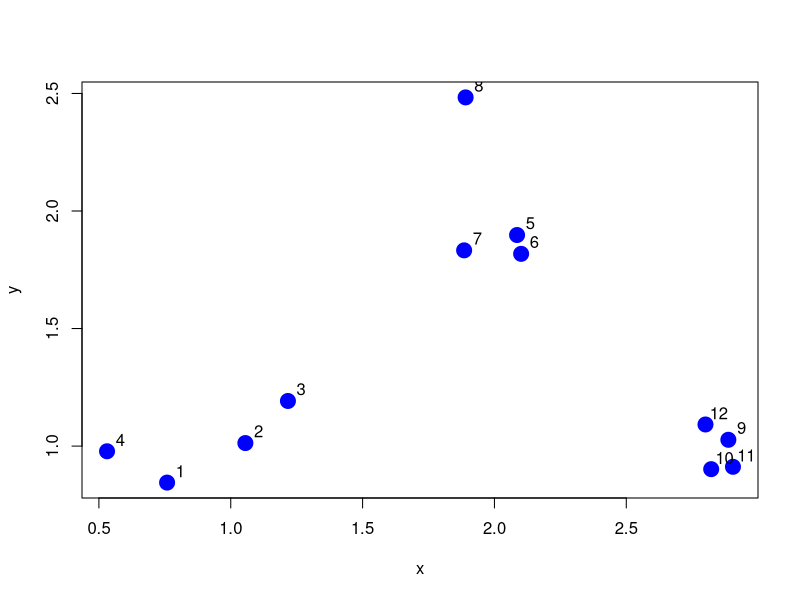
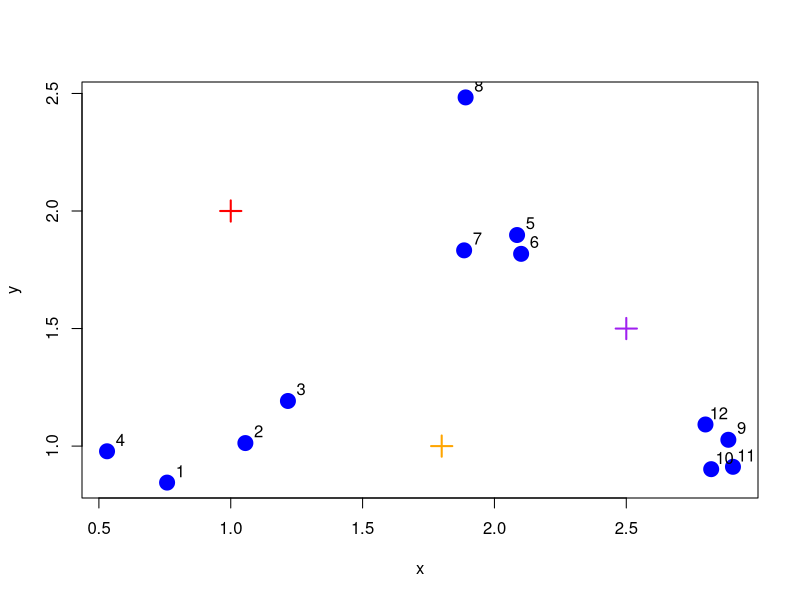
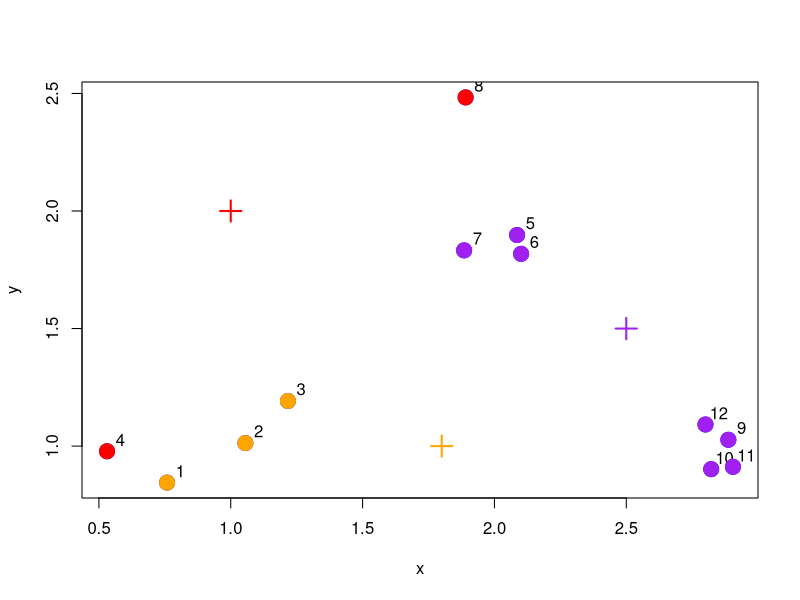
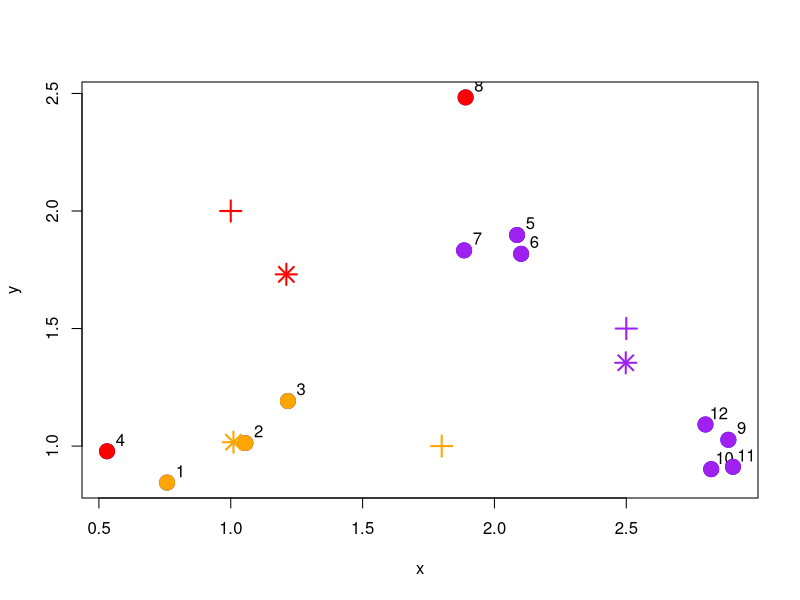
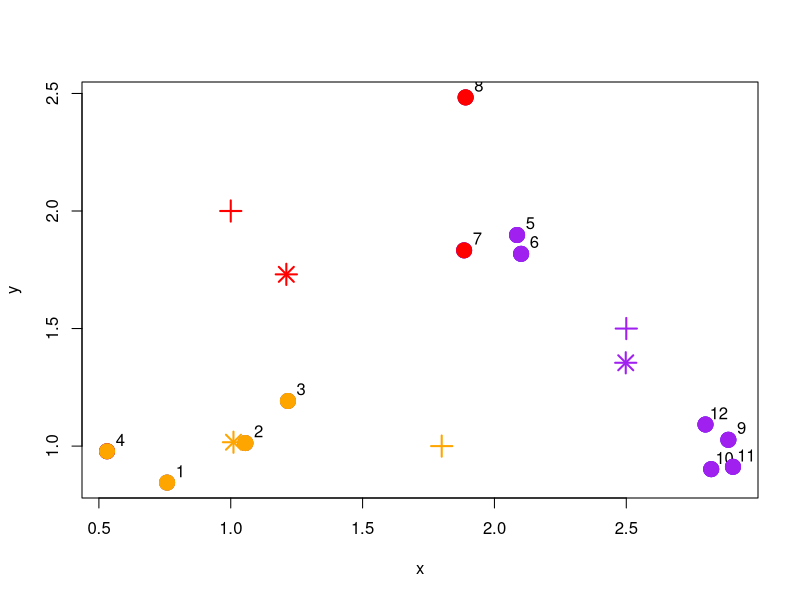
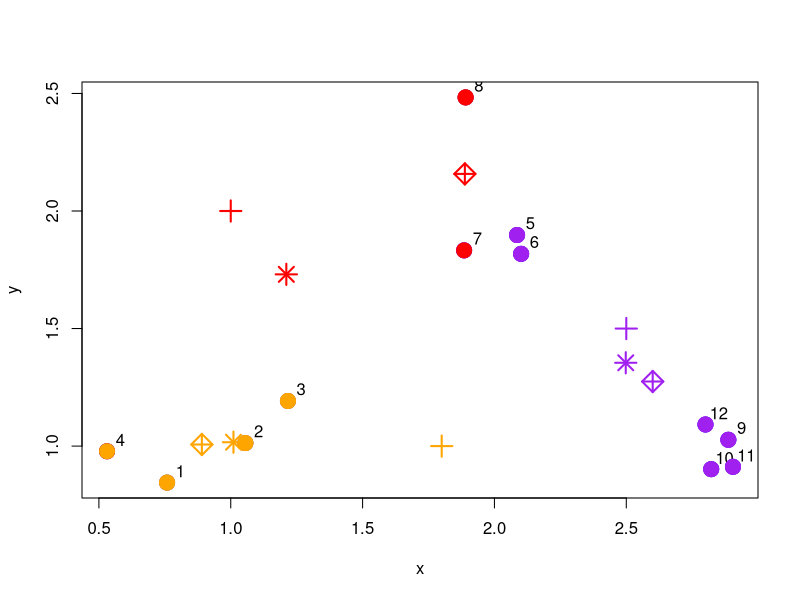
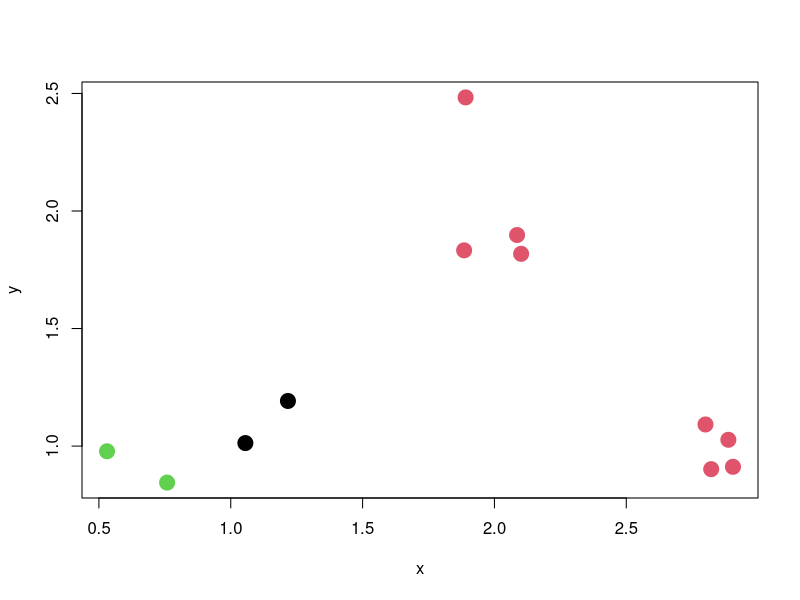
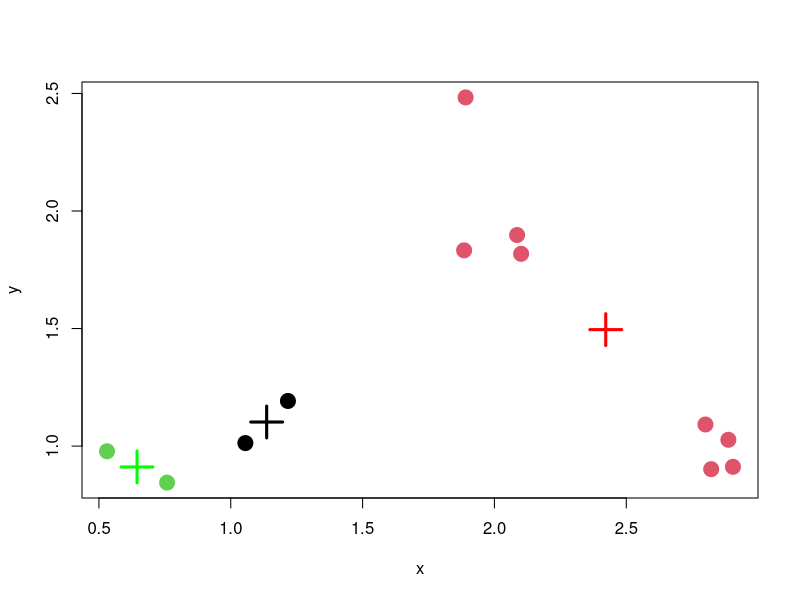

Source code (R) for these figures, in order:
## ---- chunk 1
library(ggplot2)
library(fields)
library(jpeg)
library(datasets)
## ---- chunk 2

set.seed(1234)
 x <- rnorm(12, rep(1:3, each = 4), 0.2)
 y <- rnorm(12, rep(c(1, 2, 1), each = 4), 0.2)
plot(x, y, col = "blue", pch = 19, cex = 2)
text(x + 0.05, y + 0.05, labels = as.character(1:12))

## ---- chunk 3
cx<-c(1,1.8,2.5)
cy<-c(2,1,1.5)
cmat<-rbind(cx,cy)
## ---- chunk 4
plot(x, y, col = "blue", pch = 19, cex = 2)
text(x + 0.05, y + 0.05, labels = as.character(1:12))
points(cx,cy,col=c("red","orange","purple"),pch=3,cex=2,lwd=2) 
## ---- chunk 5
mdist<-function(x,y,cx,cy){
  distTmp <- matrix(NA,nrow=3,ncol=12)
  distTmp[1,] <- (x-cx[1])^2 + (y-cy[1])^2
  distTmp[2,] <- (x-cx[2])^2 + (y-cy[2])^2
  distTmp[3,] <- (x-cx[3])^2 + (y-cy[3])^2  
  return(distTmp)
}
## ---- chunk 6
distTmp<-mdist(x,y,cx,cy)
distTmp
## ---- chunk 7
newClust<-apply(distTmp,2,which.min)
## ---- chunk 8
cols1<-c("red"   , "orange", "purple")
plot(x, y, col = "blue", pch = 19, cex = 2)
text(x + 0.05, y + 0.05, labels = as.character(1:12))
points(cx,cy,col=c("red","orange","purple"),pch=3,cex=2,lwd=2) 
points(x,y,pch=19,cex=2,col=cols1[newClust])

## ---- chunk 9
newCx<-tapply(x,newClust,mean)
newCy<-tapply(y,newClust,mean)
## ---- chunk 10
plot(x, y, col = "blue", pch = 19, cex = 2)
text(x + 0.05, y + 0.05, labels = as.character(1:12))
points(cx,cy,col=c("red","orange","purple"),pch=3,cex=2,lwd=2) 
points(x,y,pch=19,cex=2,col=cols1[newClust])
points(newCx,newCy,col=cols1,pch=8,cex=2,lwd=2)
## ---- chunk 11
distTmp2<-mdist(x,y,newCx,newCy)
newClust2<-apply(distTmp2,2,which.min)
## ---- chunk 12
plot(x, y, col = "blue", pch = 19, cex = 2)
text(x + 0.05, y + 0.05, labels = as.character(1:12))
points(cx,cy,col=c("red","orange","purple"),pch=3,cex=2,lwd=2) 
points(x,y,pch=19,cex=2,col=cols1[newClust])
points(newCx,newCy,col=cols1,pch=8,cex=2,lwd=2)
points(x,y,pch=19,cex=2,col=cols1[newClust2])
## ---- chunk 13
finalCx<-tapply(x,newClust2,mean)
finalCy<-tapply(y,newClust2,mean)
## ---- chunk 14
plot(x, y, col = "blue", pch = 19, cex = 2)
text(x + 0.05, y + 0.05, labels = as.character(1:12))
points(cx,cy,col=c("red","orange","purple"),pch=3,cex=2,lwd=2) 
points(x,y,pch=19,cex=2,col=cols1[newClust])
points(newCx,newCy,col=cols1,pch=8,cex=2,lwd=2)
points(x,y,pch=19,cex=2,col=cols1[newClust2])
points(finalCx,finalCy,col=cols1,pch=9,cex=2,lwd=2)
## ---- chunk 15
dataFrame<-cbind(x,y)
kmObj<-kmeans(dataFrame,centers=3)
kmObj
## ---- chunk 16
kmObj$iter
## ---- chunk 17
plot(x,y,col=kmObj$cluster,pch=19,cex=2) 
## ---- chunk 18
plot(x,y,col=kmObj$cluster,pch=19,cex=2) 
points(kmObj$centers,col=c("black","red","green"),pch=3,cex=3,lwd=3)
## ---- chunk 19
plot(x,y,col=kmeans(dataFrame,6)$cluster,pch=19,cex=2)
## ---- chunk 20
plot(x,y,col=kmeans(dataFrame,6)$cluster,pch=19,cex=2)
## ---- chunk 21
plot(x,y,col=kmeans(dataFrame,6)$cluster,pch=19,cex=2)
